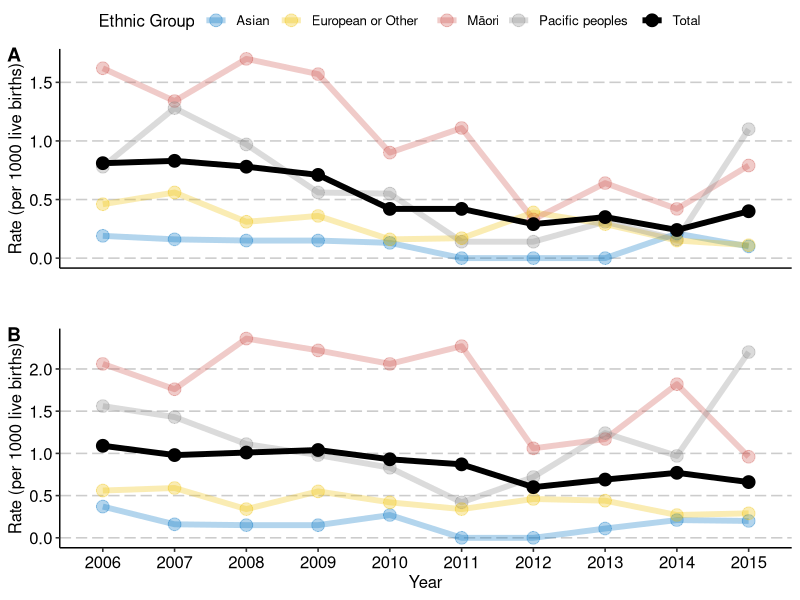
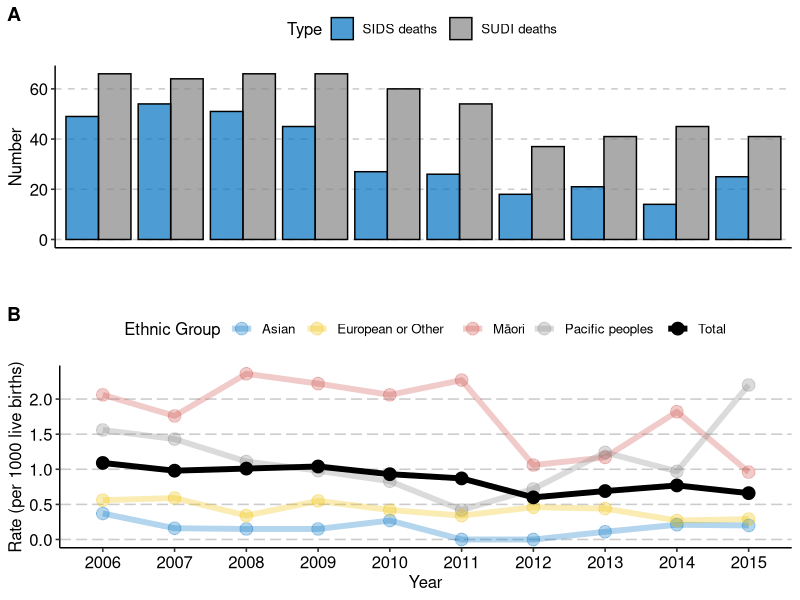

The R source for these figures, in order:
library(tidyverse)
library(readxl)
library(magrittr)
library(ggpubr)
library(ggsci)

df <- read_excel(here::here("data", "incidence.xlsx"), sheet = "Ethnic Group")

df %<>%
  mutate(Type = case_when(
    Type == "SIDS" ~ "SIDS deaths",
    Type == "SUDI" ~ "SUDI deaths",
    TRUE ~ Type)
  )
         
df %<>%
  pivot_longer(cols = c(`2006`:`2015`), 
               names_to = "Year", values_to = "Number") %>%
  pivot_wider(names_from = "Type", values_from = "Number") %>%
  mutate(`SIDS rate` = `SIDS deaths` * 1000 / `Live Births`,
         `SUDI rate` = `SUDI deaths` * 1000 / `Live Births`
         ) %>%
  mutate_if(is.numeric, round, digits = 2)

# Incidence Plot ----------------------------------------------------------

SIDS_inc <- ggplot(data = df, 
       mapping = aes(x = Year, y = `SIDS rate`, 
                     color = `Ethnic Group`)) +
  geom_line(aes(group = `Ethnic Group`), 
            size = 2) +
  geom_point(size = 4) +
  scale_color_manual(values = alpha(c("#0073C2FF", "#EFC000FF", "#CD534CFF",
                                      "#868686FF", "black"), 
                                    c(0.3, 0.3, 0.3, 0.3, 1))) +
  ylab("Rate (per 1000 live births)") +
  theme_pubr() +
  theme(panel.grid.major.y = element_line(color = "grey80",
                                          linetype = "longdash"),
        axis.title.x = element_blank(),
        axis.ticks.x = element_blank(),
        axis.text.x = element_blank())

SUDI_inc <- ggplot(data = df, 
                   mapping = aes(x = Year, y = `SUDI rate`, 
                                 color = `Ethnic Group`)) +
  geom_line(aes(group = `Ethnic Group`), 
            size = 2) +
  geom_point(size = 4) +
  scale_color_manual(values = alpha(c("#0073C2FF", "#EFC000FF", "#CD534CFF",
                                      "#868686FF", "black"), 
                                    c(0.3, 0.3, 0.3, 0.3, 1))) +
  ylab("Rate (per 1000 live births)") +
  theme_pubr() +
  theme(panel.grid.major.y = element_line(color = "grey80",
                                          linetype = "longdash"))

comb_inc_plot <- ggarrange(SIDS_inc, SUDI_inc,
          ncol = 1,
          align = "h",
          common.legend = TRUE,
          labels = c("A", "B"))

ggsave(filename = "eth_inc.png", plot = comb_inc_plot, path = here::here("out"),
       width = 16, height = 18, units = "cm")  


# SUDI Incidence and SIDS and SUDI Count ----------------------------------

count_df <- df %>%
  filter(`Ethnic Group` == "Total") %>%
  select(Year, `SUDI deaths`, `SIDS deaths`) %>%
  pivot_longer(cols = c(`SUDI deaths`, `SIDS deaths`),
               names_to = "Type", values_to = "Number")

count_plot <- ggplot(data = count_df) +
  geom_bar(aes(x = Year, y = Number, fill = Type),
           alpha = 0.7, color = "black",
           stat = "identity", position = "dodge") +
  scale_fill_manual(values = c("#0073C2FF", "#868686FF")) +
  scale_color_manual(values = c("#0073C2FF", "#868686FF")) +
  theme_pubr() +
  theme(panel.grid.major.y = element_line(color = "grey80",
                                          linetype = "dashed"),
        axis.title.x = element_blank(),
        axis.ticks.x = element_blank(),
        axis.text.x = element_blank())

comb_count_plot <- ggarrange(count_plot, SUDI_inc,
                           ncol = 1,
                           align = "h",
                           labels = c("A", "B"))

ggsave(filename = "count_inc.png", plot = comb_count_plot, path = here::here("out"),
       width = 17, height = 18, units = "cm")
